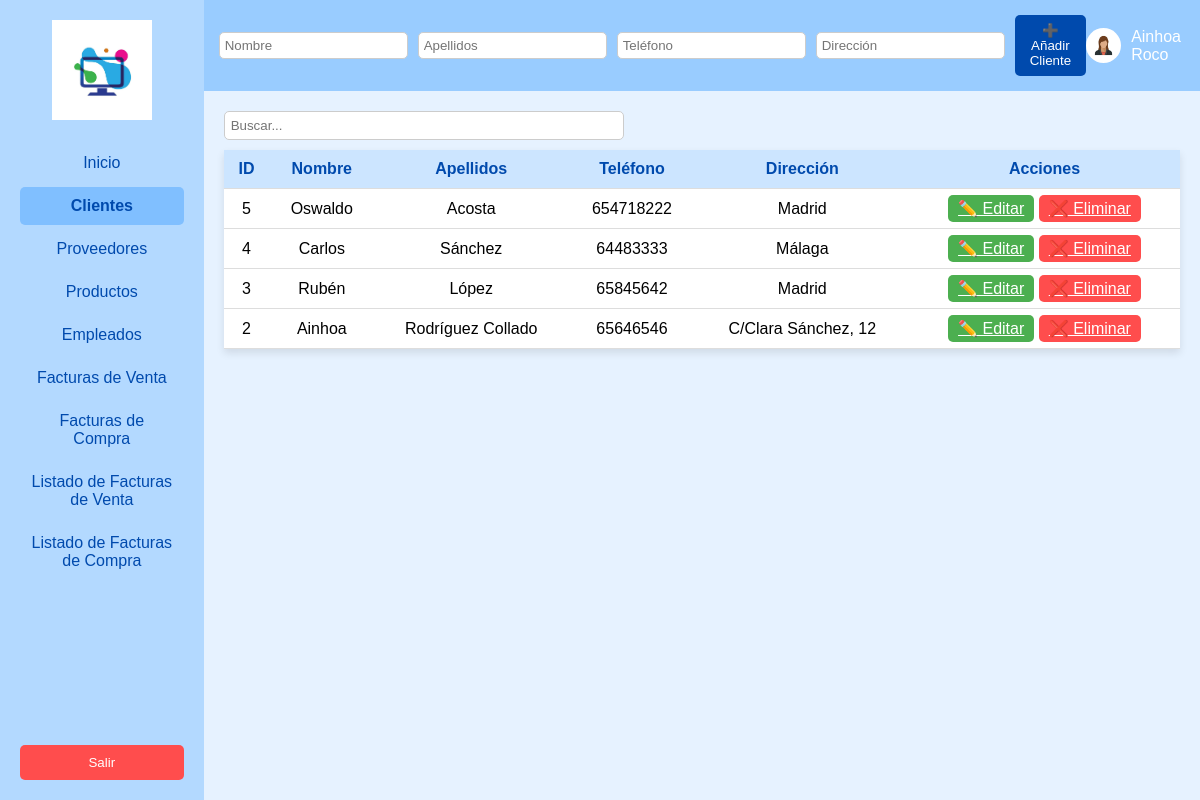
The page /clientes.php on the database its author committed.
### tables this page shows
CREATE TABLE `clientes` (
  `id` int(11) NOT NULL,
  `nombre` varchar(100) NOT NULL,
  `apellidos` varchar(100) DEFAULT NULL,
  `telefono` varchar(20) DEFAULT NULL,
  `direccion` text DEFAULT NULL
);

### clientes.php (the view, shortened to what this page needs)
<?php
include("includes/db.php");
$modo_edicion = false;
$cliente_editar = null;
$resultado = $conn->query("SELECT * FROM clientes ORDER BY id DESC");
?>
<!DOCTYPE html>
<html lang="es">
<head>
    <link rel="stylesheet" href="clientes.css">
</head>
<body class="clientes-body">
    <aside class="sidebar">
        <div class="sidebar-header">
            <img src="images/logo.jpg" alt="Logo Empresa">
        </div>
        <nav>
            <ul>
                <li><a href="main.php">Inicio</a></li>
                <li class="active"><a href="clientes.php">Clientes</a></li>
                <li><a href="proveedores.php">Proveedores</a></li>
                <li><a href="productos.php">Productos</a></li>
                <li><a href="empleados.php">Empleados</a></li>
                 <li><a href="factura_venta.php">Facturas de Venta</a></li>
        <li><a href="factura_compra.php">Facturas de Compra</a></li>
        <li><a href="listar_facturas_venta.php">Listado de Facturas de Venta</a></li>
          <li><a href="listar_facturas_compra.php">Listado de Facturas de Compra</a></li>
            </ul>
        </nav>
        <button class="logout">Salir</button>
    </aside>
    <main class="content">
        <header class="top-bar">
            <form method="POST" style="display: flex; gap: 10px; align-items: center;">
                <input type="text" name="nombre" placeholder="Nombre" required value="<?= $modo_edicion ? htmlspecialchars($cliente_editar['nombre']) : '' ?>">
                <input type="text" name="apellidos" placeholder="Apellidos" value="<?= $modo_edicion ? htmlspecialchars($cliente_editar['apellidos']) : '' ?>">
                <input type="text" name="telefono" placeholder="Teléfono" value="<?= $modo_edicion ? htmlspecialchars($cliente_editar['telefono']) : '' ?>">
                <input type="text" name="direccion" placeholder="Dirección" value="<?= $modo_edicion ? htmlspecialchars($cliente_editar['direccion']) : '' ?>">
                <button type="submit" name="<?= $modo_edicion ? 'guardar' : 'añadir' ?>" class="btn primary">
                    <?= $modo_edicion ? '💾 Guardar Cambios' : '➕ Añadir Cliente' ?>
                </button>
            </form>
            <div class="user-info">
                <img src="images/usuario.jpg" alt="Usuario" class="user-img">
                <span class="username">Ainhoa Roco</span>
            </div>
        </header>
        <section class="client-table">
        <input type="text" class="search-input" placeholder="Buscar..."
       style="margin-bottom: 10px; padding: 6px; width: 100%; max-width: 400px;">
            <table>
                <thead>
                    <tr>
                        <th>ID</th>
                        <th>Nombre</th>
                        <th>Apellidos</th>
                        <th>Teléfono</th>
                        <th>Dirección</th>
                        <th>Acciones</th>
                    </tr>
                </thead>
                <tbody>
                    <?php while ($row = $resultado->fetch_assoc()) { ?>
                    <tr>
                        <td><?= $row['id'] ?></td>
                        <td><?= htmlspecialchars($row['nombre']) ?></td>
                        <td><?= htmlspecialchars($row['apellidos']) ?></td>
                        <td><?= htmlspecialchars($row['telefono']) ?></td>
                        <td><?= htmlspecialchars($row['direccion']) ?></td>
                        <td>
                            <a href="?editar=<?= $row['id'] ?>" class="edit-btn">✏️ Editar</a>
                            <a href="?eliminar=<?= $row['id'] ?>" onclick="return confirm('¿Eliminar este cliente?')" class="delete-btn">❌ Eliminar</a>
                        </td>
                    </tr>
                    <?php } ?>
                </tbody>
            </table>
        </section>
    </main>
</body>
</html>

### clientes.css (style rules this page uses)
* { margin: 0; padding: 0; box-sizing: border-box; font-family: Arial, sans-serif; }
.clientes-body { display: flex; background-color: #e6f2ff; }
.sidebar { width: 220px; background-color: #b3d9ff; height: 100vh; padding: 20px; display: flex; flex-direction: column; align-items: center; }
.sidebar img { width: 100px; margin-bottom: 20px; }
.sidebar ul { list-style: none; padding: 0; width: 100%; }
.sidebar li { padding: 10px; text-align: center; border-radius: 5px; margin-bottom: 5px; }
.sidebar li.active { background-color: #80bfff; font-weight: bold; }
.sidebar li a { text-decoration: none; color: #004aad; }
.logout { margin-top: auto; padding: 10px; background-color: #ff4d4d; color: white; border: none; cursor: pointer; width: 100%; border-radius: 5px; }
.content { flex-grow: 1; display: flex; flex-direction: column; }
.top-bar { display: flex; justify-content: space-between; align-items: center; background-color: #99ccff; padding: 15px; color: white; }
.btn { background-color: #66b3ff; color: white; border: none; padding: 8px 15px; border-radius: 5px; cursor: pointer; }
.btn.primary { background-color: #004aad; }
input { padding: 5px; border: 1px solid #ccc; border-radius: 5px; }
.user-info { display: flex; align-items: center; }
.user-img { width: 35px; height: 35px; border-radius: 50%; margin-right: 10px; }
.client-table { padding: 20px; }
table { width: 100%; border-collapse: collapse; background: white; box-shadow: 0 4px 8px rgba(0, 0, 0, 0.1); }
th, td { padding: 10px; text-align: center; border-bottom: 1px solid #ddd; }
th { background-color: #cce5ff; color: #004aad; }
.edit-btn { background-color: #4CAF50; color: white; border: none; padding: 5px 10px; border-radius: 5px; cursor: pointer; }
.delete-btn { background-color: #ff4d4d; color: white; border: none; padding: 5px 10px; border-radius: 5px; cursor: pointer; }

### rows shown on the page
clientes: id "5", nombre "Oswaldo", apellidos "Acosta", telefono "654718222", direccion "Madrid"
clientes: id "4", nombre "Carlos", apellidos "Sánchez", telefono "64483333", direccion "Málaga"
clientes: id "3", nombre "Rubén", apellidos "López", telefono "65845642", direccion "Madrid"
clientes: id "2", nombre "Ainhoa", apellidos "Rodríguez Collado", telefono "65646546", direccion "C/Clara Sánchez, 12"
